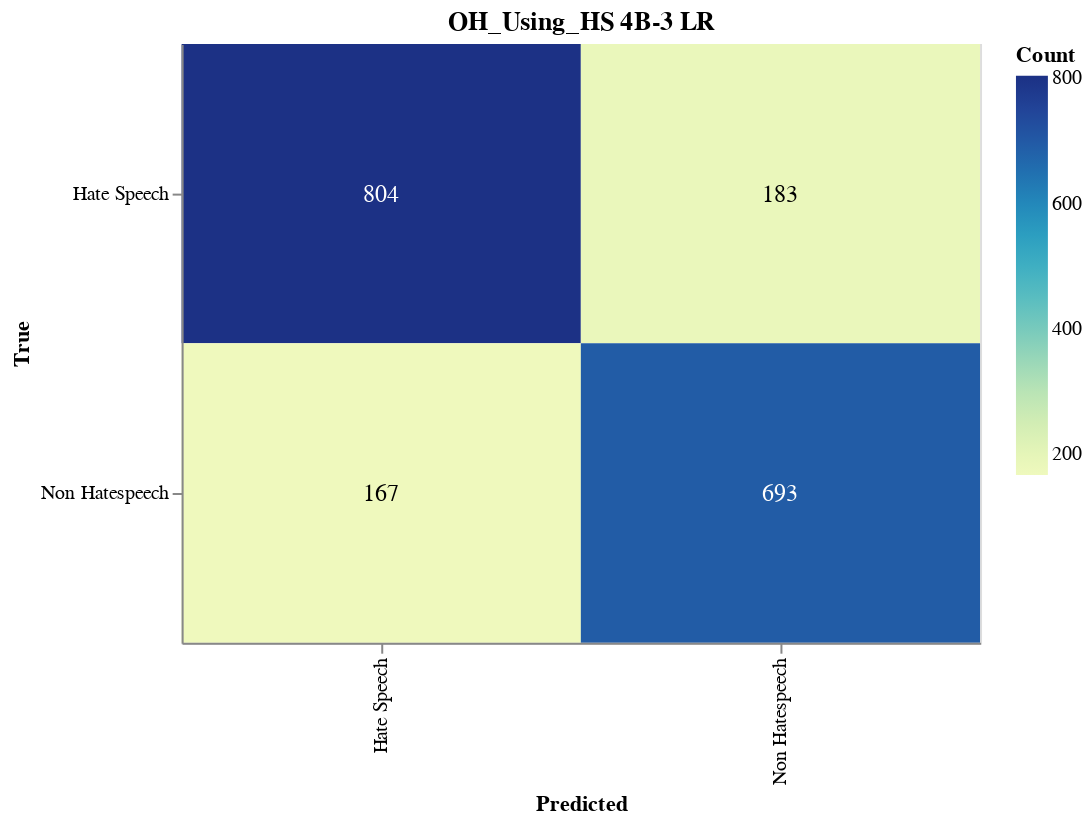

This figure's notebook cell:
### Markdown cell above
#### Save Confusion Matrix

### Code cell
import altair as alt
import altair_saver
import pandas as pd
from sklearn.metrics import confusion_matrix

# Calculate the confusion matrix
cm = confusion_matrix(true_labels, adjusted_predictions)

# Define class names
class_names = ['Hate Speech', 'Non Hatespeech']

# Convert confusion matrix to DataFrame
cm_df = pd.DataFrame(cm, index=class_names, columns=class_names).reset_index().melt(id_vars='index')
cm_df.columns = ['True', 'Predicted', 'Count']

# Ensure the order of categories
cm_df['True'] = pd.Categorical(cm_df['True'], categories=class_names, ordered=True)
cm_df['Predicted'] = pd.Categorical(cm_df['Predicted'], categories=class_names, ordered=True)

# Create the Altair plot
heatmap = alt.Chart(cm_df).mark_rect().encode(
    x=alt.X('Predicted:O', sort=class_names),
    y=alt.Y('True:O', sort=class_names),
    color='Count:Q',
    tooltip=['True', 'Predicted', 'Count']
).properties(
    width=400,
    height=300,
    title='OH_Using_HS 4B-3 LR'
)

# Add text labels
text = heatmap.mark_text(
    align='center',
    baseline='middle',
    fontSize=12
).encode(
    text='Count:Q',
    color=alt.condition(
        alt.datum.Count > cm.max() / 2,
        alt.value('white'),
        alt.value('black')
    )
)

# Combine heatmap and text
final_chart = heatmap + text

# Display the plot
final_chart.show()

### Figure 1 — Vega-Lite specification as saved in the notebook (floating-point values rounded to 4 significant figures)
{"config": {"view": {"continuousWidth": 300, "continuousHeight": 300}}, "layer": [{"mark": {"type": "rect"}, "encoding": {"color": {"field": "Count", "type": "quantitative"}, "tooltip": [{"field": "True", "type": "ordinal"}, {"field": "Predicted", "type": "ordinal"}, {"field": "Count", "type": "quantitative"}], "x": {"field": "Predicted", "sort": ["Hate Speech", "Non Hatespeech"], "type": "ordinal"}, "y": {"field": "True", "sort": ["Hate Speech", "Non Hatespeech"], "type": "ordinal"}}, "title": "OH_Using_HS 4B-3 LR"}, {"mark": {"type": "text", "align": "center", "baseline": "middle", "fontSize": 12}, "encoding": {"color": {"condition": {"test": "(datum.Count > 402.0)", "value": "white"}, "value": "black"}, "text": {"field": "Count", "type": "quantitative"}, "tooltip": [{"field": "True", "type": "ordinal"}, {"field": "Predicted", "type": "ordinal"}, {"field": "Count", "type": "quantitative"}], "x": {"field": "Predicted", "sort": ["Hate Speech", "Non Hatespeech"], "type": "ordinal"}, "y": {"field": "True", "sort": ["Hate Speech", "Non Hatespeech"], "type": "ordinal"}}, "title": "OH_Using_HS 4B-3 LR"}], "data": {"name": "data-73d635b106bd6ca0cca264d858b9dba1"}, "height": 300, "width": 400, "$schema": "https://vega.github.io/schema/vega-lite/v5.17.0.json", "datasets": {"data-73d635b106bd6ca0cca264d858b9dba1": [{"True": "Hate Speech", "Predicted": "Hate Speech", "Count": 804}, {"True": "Non Hatespeech", "Predicted": "Hate Speech", "Count": 167}, {"True": "Hate Speech", "Predicted": "Non Hatespeech", "Count": 183}, {"True": "Non Hatespeech", "Predicted": "Non Hatespeech", "Count": 693}]}}
